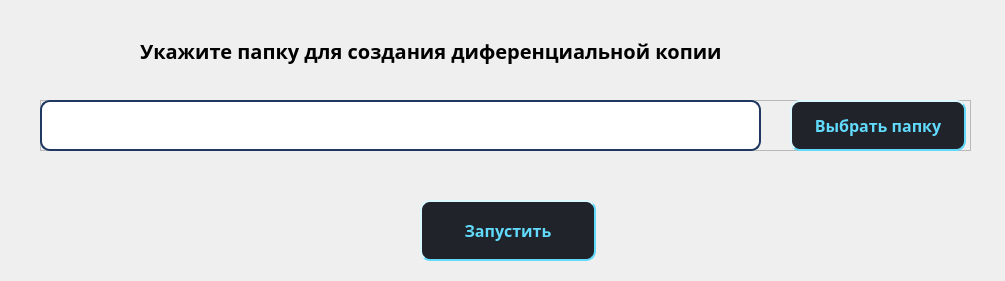
<?xml version="1.0" encoding="UTF-8"?>
<ui version="4.0">
 <class>DifferentialCopyDialog</class>
 <widget class="QDialog" name="DifferentialCopyDialog">
  <property name="geometry">
   <rect>
    <x>0</x>
    <y>0</y>
    <width>1005</width>
    <height>281</height>
   </rect>
  </property>
  <property name="windowTitle">
   <string>Диференциальная резервная копия</string>
  </property>
  <property name="windowIcon">
   <iconset>
    <normaloff>../../../static/icons/Folder-Backups.ico</normaloff>../../../static/icons/Folder-Backups.ico</iconset>
  </property>
  <property name="styleSheet">
   <string notr="true">QNameDialog {
                border-style: outset;
                border-width: 2px;
                border-radius: 10px;
                padding: 6px;
}</string>
  </property>
  <widget class="QLabel" name="path_layout">
   <property name="geometry">
    <rect>
     <x>140</x>
     <y>30</y>
     <width>701</width>
     <height>41</height>
    </rect>
   </property>
   <property name="font">
    <font>
     <family>Century Gothic</family>
     <pointsize>15</pointsize>
     <weight>75</weight>
     <bold>true</bold>
    </font>
   </property>
   <property name="text">
    <string>Укажите папку для создания диференциальной копии</string>
   </property>
  </widget>
  <widget class="QPushButton" name="startdif_button">
   <property name="geometry">
    <rect>
     <x>420</x>
     <y>200</y>
     <width>176</width>
     <height>61</height>
    </rect>
   </property>
   <property name="font">
    <font>
     <family>Century Gothic</family>
     <pointsize>12</pointsize>
     <weight>75</weight>
     <bold>true</bold>
    </font>
   </property>
   <property name="styleSheet">
    <string notr="true">            QWidget {
                background-color: #20232A;
                color: #61dafb;
            }
QPushButton {
                border-style: outset;
                border-width: 2px;
                border-radius: 10px;
                padding: 6px;
}
QPushButton:hover {
background-color: #1f3861;
}
QPushButton:pressed {
background-color: #1c4483;

}
            QLabel {
                color: #61dafb;
                font: bold 16px;
            }




</string>
   </property>
   <property name="text">
    <string>Запустить</string>
   </property>
  </widget>
  <widget class="QFrame" name="frame">
   <property name="geometry">
    <rect>
     <x>40</x>
     <y>100</y>
     <width>931</width>
     <height>51</height>
    </rect>
   </property>
   <property name="frameShape">
    <enum>QFrame::StyledPanel</enum>
   </property>
   <property name="frameShadow">
    <enum>QFrame::Raised</enum>
   </property>
   <widget class="QLineEdit" name="line_edit_diff">
    <property name="enabled">
     <bool>true</bool>
    </property>
    <property name="geometry">
     <rect>
      <x>0</x>
      <y>0</y>
      <width>721</width>
      <height>51</height>
     </rect>
    </property>
    <property name="font">
     <font>
      <family>Century Gothic</family>
      <pointsize>11</pointsize>
     </font>
    </property>
    <property name="styleSheet">
     <string notr="true">QLineEdit {
                border-style: outset;
                border-width: 2px;
                border-radius: 10px;
                min-width: 10em;
                padding: 6px;
    			border: 2px solid #1f3861;
}


</string>
    </property>
   </widget>
   <widget class="QPushButton" name="browsedif_button">
    <property name="geometry">
     <rect>
      <x>750</x>
      <y>0</y>
      <width>176</width>
      <height>51</height>
     </rect>
    </property>
    <property name="font">
     <font>
      <family>Century Gothic</family>
      <pointsize>12</pointsize>
      <weight>75</weight>
      <bold>true</bold>
     </font>
    </property>
    <property name="styleSheet">
     <string notr="true">            QWidget {
                background-color: #20232A;
                color: #61dafb;
            }
QPushButton {
                border-style: outset;
                border-width: 2px;
                border-radius: 10px;
                padding: 6px;
}
QPushButton:hover {
background-color: #1f3861;
}
QPushButton:pressed {
background-color: #1c4483;

}
            QLabel {
                color: #61dafb;
                font: bold 16px;
            }




</string>
    </property>
    <property name="text">
     <string>Выбрать папку</string>
    </property>
   </widget>
  </widget>
 </widget>
 <resources>
  <include location="../../../static/resource.qrc"/>
 </resources>
 <connections/>
</ui>
